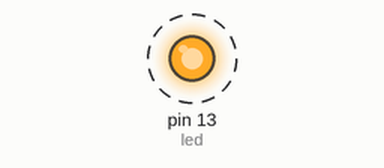
This sketch was run on a simulated Arduino Uno, built with avr-gcc and run on an emulated ATmega328P. Shown: output pins drawn as LEDs (lit = HIGH). Dashed ring = blinking. What the sketch prints to the serial monitor is not drawn.

Above: at 0.5 s.
Timing chart, 0 to 4.1 s (numbered marks = the images above):
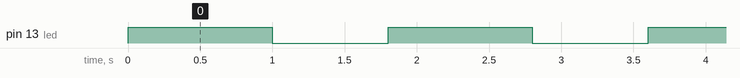

Measured:
- by itself, pin 13 (led): alternates HIGH for 1.0 s and LOW for 0.80 s

The sketch:

led.ino
```cpp
#define led 13 // Constante representant le pin de la LED

// Appelée une fois au démarage
void setup() {
  Serial.begin(9600); // Def le débit de transmition de données
  pinMode(led, OUTPUT); // Def que le pin 13 sera une sortie
  digitalWrite(led, LOW); // Ecrit sur un pin digital (0 ou 1)
  Serial.println("Lancement de l'app"); // Log
}

// Exécuter en boucle
void loop() {
  digitalWrite(led, HIGH); // Allume la LED
  Serial.println("LED allumée"); // Log
  delay(1000); // Attend 1s
  digitalWrite(led, LOW); // Eteind la LED
  Serial.println("LED éteinte"); // Log
  delay(800); // Attend 0.8s
}
```
